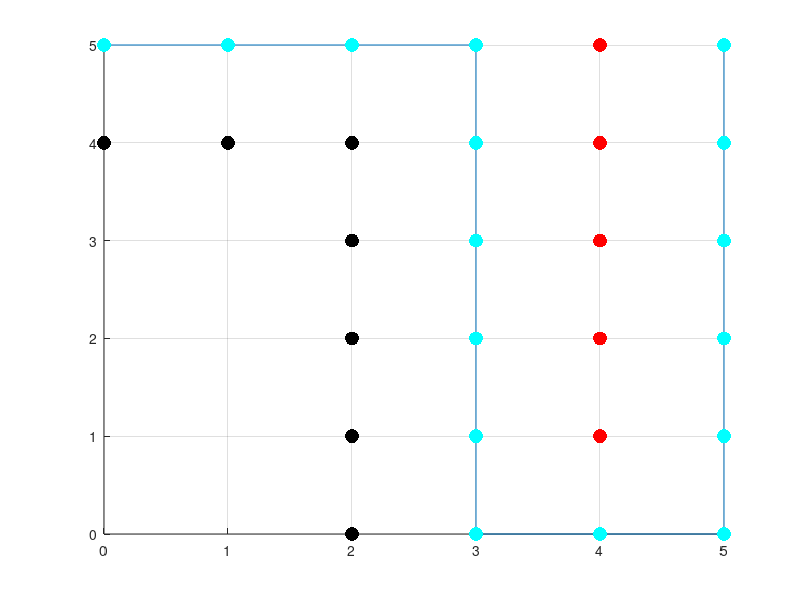

Reproduce this figure in MATLAB.
%%%%%%%%%%%%%%%%%%%%%%%%%%%%%%%%%%%%%%%%%%%%%%%%%%%%%%%%%%%%%%%%%%%%%%%%%%
%This code executes depth first search. This simulation is meant to
%mimick a robot navigating through a grid and planning a path around
%obstacles. The user defines the obstacles, goal, and starting position. 
%This simulation is set up for a 5 x 5 grid that ranges from (0,0) to (5,5).
%%%%%%%%%%%%%%%%%%%%%%%%%%%%%%%%%%%%%%%%%%%%%%%%%%%%%%%%%%%%%%%%%%%%%%%%%%

clear
close
clc

%%%   THIS IS WHERE THE OBSTACLES ARE DEFINED   %%%
% obstacles(1,:)=[2,4];
% obstacles(2,:)=[3,4];
% obstacles(3,:)=[4,2];
% obstacles(4,:)=[4,3];
% obstacles(5,:)=[4,4];
 
% obstacles(1,:)=[1,1];
% obstacles(2,:)=[1,2];
% obstacles(3,:)=[1,3];
% obstacles(4,:)=[2,1];
% obstacles(5,:)=[3,1];

obstacles(1,:)=[4,5];
obstacles(2,:)=[4,1];
obstacles(3,:)=[4,2];
obstacles(4,:)=[4,3];
obstacles(5,:)=[4,4];

%%%   THIS IS WHERE THE STARTING POSITION   %%%
%%%   AND GOAL LOCATION ARE DEFINED         %%%
startingPosition=[0,5];
goal=[5,5];

%Define the colors for plotting the results
obstacleColor=[1,0,0];  %red
nodeColor=[0,1,0];      %green
expandColor=[0,0,0];    %black
goalColor=[0,0,1];      %blue
pathColor=[0,1,1];      %cyan

%Plot the grid and obstacles
scatter(obstacles(:,1),obstacles(:,2),100,obstacleColor,'filled');
grid ;
axis([0 5 0 5]);
hold on;

%Plot the goal position
scatter(goal(1,1),goal(1,2),100,goalColor,'filled');

%Initialize variables
fringeCount=1;  %Used for stepping through the fringe set (keeps track of the current node in the fringe set)

%Initialize the fringe set. The structure is: 
%fringe(xPosition, yPosition, parentNode)
fringe(fringeCount,:)=[startingPosition,fringeCount];

%This loop executes until the goal is found
while (~((fringe(fringeCount,1)==goal(1,1)) & (fringe(fringeCount,2)==goal(1,2))))
    
    %Plot the current node
    scatter(fringe(fringeCount,1),fringe(fringeCount,2),100,nodeColor,'filled');
    
    %Expand the fringe set to the left, right, top and bottom of the current node
    for x=-1:1
        for y=-1:1
            %This is a simple test to ensure that the fringe set isn't
            %expanded diagonally as the robot can not move diagonally
            if (x*y==0)
                
                %'failsTest' is used to determine when a node can not be
                %expanded because it is outside the grid, on an obstacle,
                %or it has already been expanded.
                failsTest=0;
                %'tempNode' is the current node that is trying to be expanded
                tempNode=[fringe(fringeCount,1)+x,fringe(fringeCount,2)+y, fringeCount];

                %Test to see if the node is outside grid
                if ( (tempNode(1,1)<0) | (tempNode(1,2)<0) ) | ( (tempNode(1,1)>5) | (tempNode(1,2)>5) )
                    failsTest=failsTest+1;
                end

                %If it did not fail the first test, test to see if node is
                %already in fringe set.
                if (failsTest<1)
                    for i=1:size(fringe,1)
                        if (tempNode(1,1)==fringe(i,1)) & (tempNode(1,2)==fringe(i,2))
                            failsTest=failsTest+1;
                        end
                    end
                end

                %If it did not fail the previous tests, test to see if node is
                %an obstacle
                if (failsTest<1)
                    for i=1:size(obstacles,1)
                        if (tempNode(1,1)==obstacles(i,1))&(tempNode(1,2)==obstacles(i,2))
                            failsTest=failsTest+1;
                        end
                    end
                end

                %If it doesn't fail any tests, add to beginning of fringe
                %set. In depth first search nodes are removed from the
                %beginning of the fringe set, so to make things easy we add
                %new nodes to the beginning.
                if (failsTest<1)
                    if fringeCount<size(fringe,1)
                        fringe(size(fringe,1)+1,:)=[0,0,0];
                        prevNode=fringe(fringeCount+1,:);
                        for i=(fringeCount+2):(size(fringe,1))
                            nextNode=prevNode;
                            prevNode=fringe(i,:);
                            fringe(i,:)=nextNode;
                        end
                    end
                    fringe(fringeCount+1,:)=tempNode;
                    scatter(tempNode(1,1),tempNode(1,2),100,expandColor,'filled');
                end
            end
        end
    end
    
    %Increment to the next node. When you increment, you must also
    %decrement tempCount since it is defined as a position in the fringe
    %set relative to fringeCount
    fringeCount=fringeCount+1;
    pause(.1);
end

%Initialize a counter
i=1;

%Trace back through the parent nodes to receover the path
while ~(fringeCount==1)
    path(i,:)=[fringe(fringeCount,1),fringe(fringeCount,2)];
    fringeCount=fringe(fringeCount,3);
    i=i+1;
end

%Add the start position to the path
path(i,:)=startingPosition;

%Plot the path
plot(path(:,1),path(:,2));
scatter(path(:,1),path(:,2),100,pathColor,'filled');